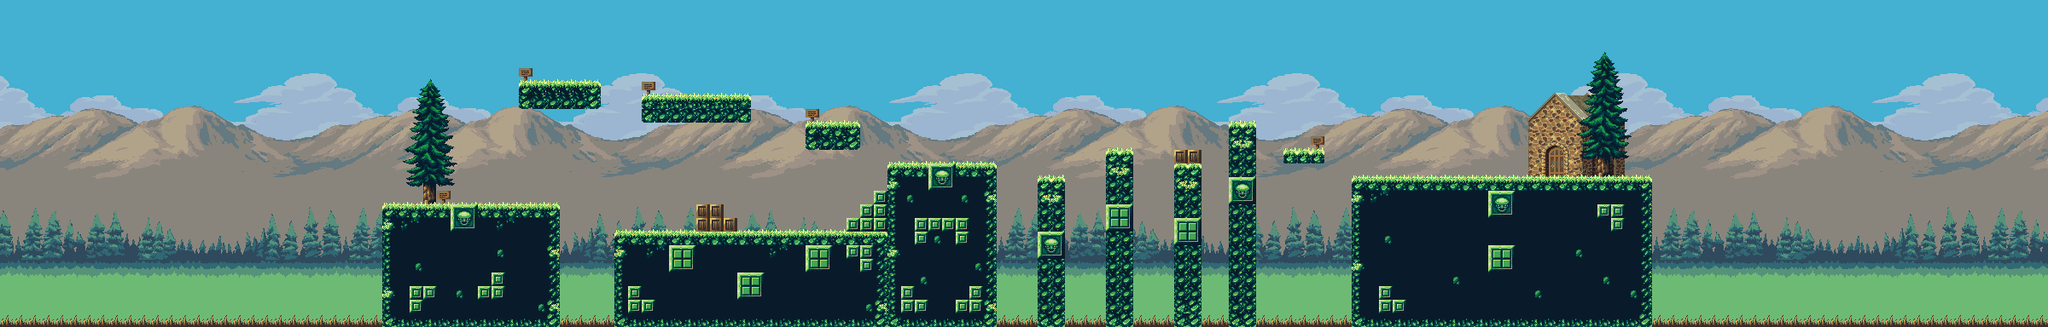

Below is a game level as drawn by its tile map, then a one-line description and the .tmx that defines it (tile-layer data replaced by summaries):
An orthogonal 150x24 tile map with 16x16 px tiles, 9 tile layers (background_mountains, decoration, checkpoint, background_trees, ...), 6 tilesets.

<map version="1.5" tiledversion="1.7.2" orientation="orthogonal" renderorder="right-down" width="150" height="24" tilewidth="16" tileheight="16" infinite="0" nextlayerid="10" nextobjectid="1">
 <editorsettings>
  <export target="../levels/level1/level..csv" format="csv" />
 </editorsettings>
 <tileset firstgid="1" name="Tileset32" tilewidth="16" tileheight="16" tilecount="128" columns="16">
  <image source="Tileset32.png" width="256" height="128" />
 </tileset>
 <tileset firstgid="129" source="Background.tsx" />
 <tileset firstgid="441" source="Middleground.tsx" />
 <tileset firstgid="753" source="Props.tsx" />
 <tileset firstgid="913" source="Tileset32.tsx" />
 <tileset firstgid="1041" source="photo_2022-01-07_19-49-32.tsx" />
 <layer id="2" name="background_mountains" width="150" height="24">
  <data>[3600 cells, 3150 non-empty, 312 distinct tile ids]</data>
 </layer>
 <layer id="4" name="decoration" width="150" height="24">
  <data>[3600 cells, 6 non-empty, 2 distinct tile ids]</data>
 </layer>
 <layer id="8" name="checkpoint" width="150" height="24">
  <data>[3600 cells, 56 non-empty, 56 distinct tile ids]</data>
 </layer>
 <layer id="3" name="background_trees" width="150" height="24">
  <data>[3600 cells, 1450 non-empty, 242 distinct tile ids]</data>
 </layer>
 <layer id="5" name="water" width="150" height="24">
  <data>[3600 cells, 79 non-empty, 1 distinct tile ids]</data>
 </layer>
 <layer id="7" name="grass" width="150" height="24">
  <data>[3600 cells, 89 non-empty, 4 distinct tile ids]</data>
 </layer>
 <layer id="6" name="boxes" width="150" height="24">
  <data>[3600 cells, 7 non-empty, 1 distinct tile ids]</data>
 </layer>
 <layer id="1" name="landscape" width="150" height="24">
  <data>[3600 cells, 736 non-empty, 35 distinct tile ids]</data>
 </layer>
 <layer id="9" name="cubes" width="150" height="24">
  <data>[3600 cells, 6 non-empty, 1 distinct tile ids]</data>
 </layer>
</map>
